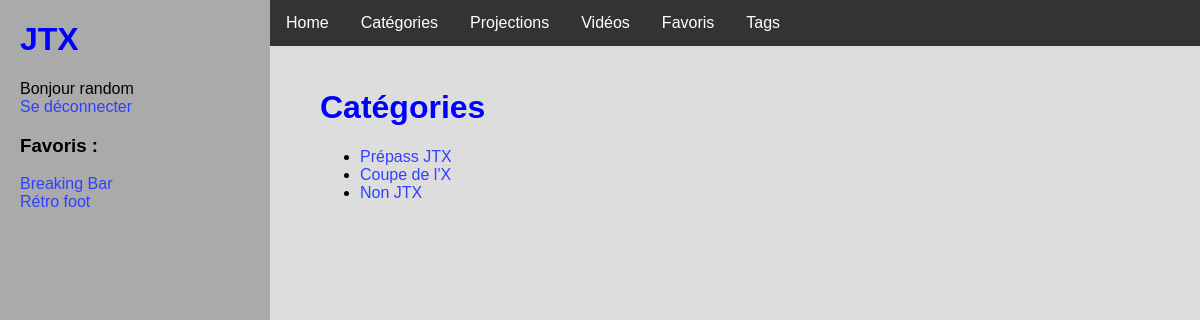
The page /categories/ (signed in) on the database its author committed.
### videos/models.py (models this page shows, shortened)
class Favorite(models.Model):
    user = models.ForeignKey(User)
    video = models.ForeignKey(Video)
    date = models.DateTimeField(auto_now_add = True)
    class Meta:
        unique_together = (('user', 'video'),)

class Video(models.Model):
    titre = models.CharField(max_length=100)
    date = models.DateField(default=datetime.date.today)
    url = models.CharField(max_length=1000)
    extension = models.CharField(max_length=4, default="mp4")
    views = models.IntegerField(default=0)
    public = models.BooleanField(default=False)

class Category(models.Model):
    titre = models.CharField(max_length=100)
    public = models.BooleanField(default=False)

### videos/views.py (the view)
# urls.py: url(r'^categories/$', views.categories, name='categories'),
def categories(request):
    categories = Category.objects.filter(public=True).all()
    if (request.user.is_authenticated):
        categories = Category.objects.all()
    context = {
        'categories': categories,
    }
    return render(request, 'categories.html', context)

### videos/templates/categories.html
{% extends 'base.html' %}
{% block body %}
{% if categories %}
<h1>Catégories</h1>
	<ul>
	{% for c in categories %}
    <li><a href="{% url 'videos:category' c.id 1 %}">{{ c.titre }}</a></li>
	{% endfor %}
	</ul>
{% else %}
    <p>Errors.</p>
{% endif %}
{% endblock %}

### videos/templates/base.html (shortened to what this page needs)
{% load static %}
<!DOCTYPE html>
<html>
<head>
  <link rel="stylesheet" href="{% static 'style.css' %}"/>
</head>
<body>
<div id="lateral_bar">
    <h1> JTX </h1>
    {% if request.user.is_authenticated %}
        Bonjour {{ request.user.username }}
        <br/>
        <a href="/logout/">Se déconnecter</a>
        <br/>
        <h3>Favoris :</h3>
        {% for f in request.user.favorite_set.all %}
        <a href="{% url 'videos:video' f.video.id %}">{{ f.video.titre }}</a>
        <br/>
        {% endfor %}
    {% else %}
        <a href="/login/">Se connecter</a>
    {% endif %}
</div>
<div id="central">
	<div id="navigation_bar">"
    <ul>
        <li><a href="/">Home</a></li>
        <li><a href="{% url 'videos:categories' %}">Catégories</a></li>
        <li><a href="{% url 'videos:projs' 1 %}">Projections</a></li>
        <li><a href="{% url 'videos:videos' 1 %}">Vidéos</a></li>
        {% if request.user.is_authenticated %}
            <li><a href="{% url 'videos:favorites' 1 %}">Favoris</a></li>
        {% endif %}
        <li><a href="{% url 'videos:tags' %}">Tags</a></li>
    </ul>
	</div>
	<div id="body">
    {% block body %}
    {% endblock %}
	</div>
</div>
</body>
</html>

### videos/static/style.css (style rules this page uses)
* { font-family: Arial; }
#lateral_bar { position: absolute; top:0; bottom:0; width:250px; background-color: #AAAAAA; padding-left: 20px; }
#central { position: absolute; top: 0; bottom:0; margin-left: 270px; }
#body { float: right; margin-top:30px; padding-top: 20px; padding-left: 50px; }
body { padding: 0; margin: 0; background-color: #DDDDDD; }
h1 { color: blue; }
a { color: #3040FF; text-decoration: none; }
#navigation_bar ul { list-style-type: none; margin: 0; padding: 0; overflow: hidden; background-color: #333; position: fixed; top: 0; width: 100%; }
#navigation_bar li { float: left; }
#navigation_bar li a { display: block; color: white; text-align: center; padding: 14px 16px; text-decoration: none; }

### rows shown on the page
Favorite: video.titre "Breaking Bar"
Favorite: video.titre "Rétro foot"
Category: titre "Prépass JTX"
Category: titre "Coupe de l'X"
Category: titre "Non JTX"

### other values the page prints
{{ request.user.username }} "random"
